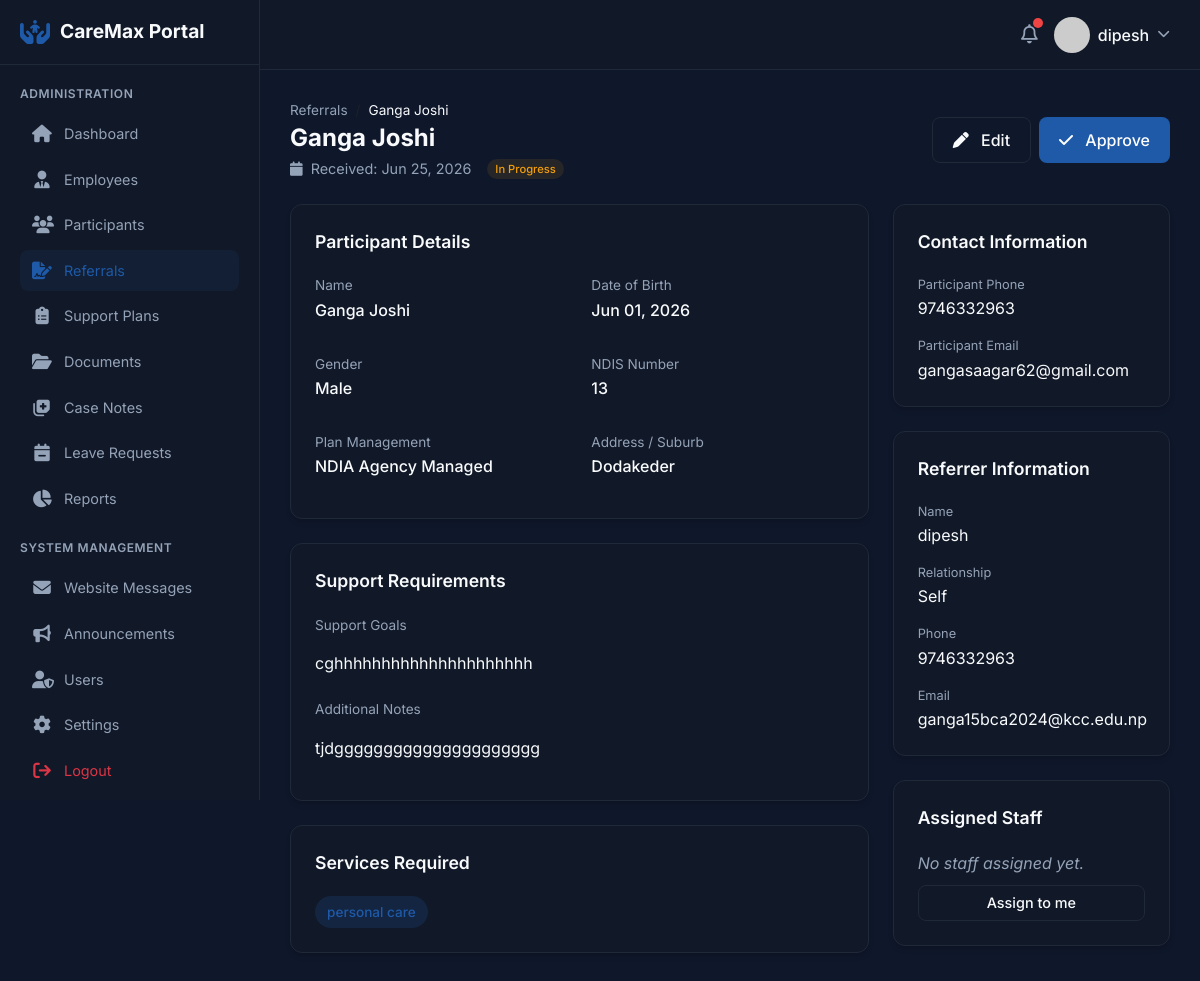
The page /portal/referrals/2/ (signed in) on the database its author committed.
### referrals/models.py (models this page shows, shortened)
class Referral(models.Model):
    GENDER_CHOICES = (
        ('Male', 'Male'),
        ('Female', 'Female'),
        ('Non-binary', 'Non-binary'),
        ('Prefer not to say', 'Prefer not to say'),
    )
    PLAN_MANAGEMENT_CHOICES = (
        ('NDIA Agency Managed', 'NDIA Agency Managed'),
        ('Self Managed', 'Self Managed'),
        ('Plan Managed', 'Plan Managed'),
        ('Not Yet Approved', 'Not Yet Approved'),
        ('Not Sure', 'Not Sure'),
    )
    RELATIONSHIP_CHOICES = (
        ('Self', 'Self'),
        ('Family Member', 'Family Member'),
        ('Support Coordinator', 'Support Coordinator'),
        ('Healthcare Provider', 'Healthcare Provider'),
        ('Other', 'Other'),
    )
    STATUS_CHOICES = (
        ('New', 'New'),
        ('Contacted', 'Contacted'),
        ('Assessment Scheduled', 'Assessment Scheduled'),
        ('In Progress', 'In Progress'),
        ('Approved', 'Approved'),
        ('Closed', 'Closed'),
    )
    first_name = models.CharField(max_length=100)
    last_name = models.CharField(max_length=100)
    date_of_birth = models.DateField(null=True, blank=True)
    gender = models.CharField(max_length=50, choices=GENDER_CHOICES, blank=True)
    phone = models.CharField(max_length=20)
    email = models.EmailField(blank=True)
    address = models.CharField(max_length=255, blank=True, verbose_name="Address / Suburb")
    ndis_number = models.CharField(max_length=50, blank=True, verbose_name="NDIS Number")
    plan_management = models.CharField(max_length=50, choices=PLAN_MANAGEMENT_CHOICES, blank=True, verbose_name="Plan Managed By")
    support_goals = models.TextField(blank=True)
    additional_notes = models.TextField(blank=True)
    referrer_name = models.CharField(max_length=150, blank=True)
    relationship = models.CharField(max_length=50, choices=RELATIONSHIP_CHOICES, blank=True)
    referrer_phone = models.CharField(max_length=20, blank=True)
    referrer_email = models.EmailField(blank=True)
    status = models.CharField(max_length=30, choices=STATUS_CHOICES, default='New')
    assigned_staff = models.ForeignKey(User, on_delete=models.SET_NULL, null=True, blank=True, related_name='assigned_referrals')
    created_at = models.DateTimeField(auto_now_add=True)
    updated_at = models.DateTimeField(auto_now=True)

class ReferralService(models.Model):
    referral = models.ForeignKey(Referral, on_delete=models.CASCADE, related_name='services_required')
    service_name = models.CharField(max_length=150)

### portal/views.py (the view)
# urls.py: path('referrals/<int:pk>/', views.ReferralDetailView.as_view(), name='referral_detail'),
class ReferralDetailView(LoginRequiredMixin, StaffRequiredMixin, DetailView):
    template_name = 'portal/referrals/detail.html'
    context_object_name = 'referral'
    def get_queryset(self):
        user = self.request.user
        is_admin = user.is_superuser or user.has_perm('auth.view_user')
        if is_admin:
            return Referral.objects.all()
        from guardian.shortcuts import get_objects_for_user
        return get_objects_for_user(user, 'referrals.view_referral')

### templates/portal/referrals/detail.html (shortened to what this page needs)
{% extends "portal/base_portal.html" %}
{% block content %}
<div class="d-flex justify-content-between align-items-center mb-4">
    <div>
        <nav aria-label="breadcrumb">
            <ol class="breadcrumb mb-1" style="font-size: 0.85rem;">
                <li class="breadcrumb-item"><a href="{% url 'portal:referral_list' %}" style="color: var(--text-muted); text-decoration: none;">Referrals</a></li>
                <li class="breadcrumb-item active" aria-current="page" style="color: var(--text-main);">{{ referral.first_name }} {{ referral.last_name }}</li>
            </ol>
        </nav>
        <h1 style="font-size: 1.5rem; font-weight: 700; margin-bottom: 5px;">{{ referral.first_name }} {{ referral.last_name }}</h1>
        <div class="d-flex align-items-center gap-3" style="color: var(--text-muted); font-size: 0.9rem;">
            <span><i class="fa-solid fa-calendar me-1"></i> Received: {{ referral.created_at|date:"M d, Y" }}</span>
            {% if referral.status == 'New' %}
                <span class="portal-badge primary" style="font-size: 0.7rem; padding: 2px 8px;">New</span>
            {% elif referral.status == 'Approved' %}
                <span class="portal-badge success" style="font-size: 0.7rem; padding: 2px 8px;">Approved</span>
            {% elif referral.status == 'Closed' %}
                <span class="portal-badge danger" style="font-size: 0.7rem; padding: 2px 8px;">Closed</span>
            {% else %}
                <span class="portal-badge warning" style="font-size: 0.7rem; padding: 2px 8px;">{{ referral.status }}</span>
            {% endif %}
        </div>
    </div>
    <div class="d-flex gap-2">
        <button class="btn-portal-secondary"><i class="fa-solid fa-pen me-2"></i> Edit</button>
        {% if referral.status == 'Approved' %}
        <button class="btn-portal-primary"><i class="fa-solid fa-user-plus me-2"></i> Convert to Participant</button>
        {% else %}
        <button class="btn-portal-primary"><i class="fa-solid fa-check me-2"></i> Approve</button>
        {% endif %}
    </div>
</div>
<div class="row">
    <div class="col-md-8">
        <div class="glass-card mb-4">
            <div class="glass-card-title">Participant Details</div>
            <div class="row mb-3">
                <div class="col-md-6">
                    <p style="color: var(--text-muted); font-size: 0.85rem; margin-bottom: 2px;">Name</p>
                    <p style="font-weight: 500;">{{ referral.first_name }} {{ referral.last_name }}</p>
                </div>
                <div class="col-md-6">
                    <p style="color: var(--text-muted); font-size: 0.85rem; margin-bottom: 2px;">Date of Birth</p>
                    <p style="font-weight: 500;">{{ referral.date_of_birth|date:"M d, Y"|default:"Not provided" }}</p>
                </div>
            </div>
            <div class="row mb-3">
                <div class="col-md-6">
                    <p style="color: var(--text-muted); font-size: 0.85rem; margin-bottom: 2px;">Gender</p>
                    <p style="font-weight: 500;">{{ referral.gender|default:"Not provided" }}</p>
                </div>
                <div class="col-md-6">
                    <p style="color: var(--text-muted); font-size: 0.85rem; margin-bottom: 2px;">NDIS Number</p>
                    <p style="font-weight: 500;">{{ referral.ndis_number|default:"Not provided" }}</p>
                </div>
            </div>
            <div class="row">
                <div class="col-md-6">
                    <p style="color: var(--text-muted); font-size: 0.85rem; margin-bottom: 2px;">Plan Management</p>
                    <p style="font-weight: 500;">{{ referral.plan_management|default:"Not provided" }}</p>
                </div>
                <div class="col-md-6">
                    <p style="color: var(--text-muted); font-size: 0.85rem; margin-bottom: 2px;">Address / Suburb</p>
                    <p style="font-weight: 500;">{{ referral.address|default:"Not provided" }}</p>
                </div>
            </div>
        </div>
        <div class="glass-card mb-4">
            <div class="glass-card-title">Support Requirements</div>
            <div class="mb-4">
                <p style="color: var(--text-muted); font-size: 0.85rem; margin-bottom: 5px;">Support Goals</p>
                <p style="font-size: 0.95rem; line-height: 1.6;">{{ referral.support_goals|default:"None provided"|linebreaks }}</p>
            </div>
            <div>
                <p style="color: var(--text-muted); font-size: 0.85rem; margin-bottom: 5px;">Additional Notes</p>
                <p style="font-size: 0.95rem; line-height: 1.6;">{{ referral.additional_notes|default:"None provided"|linebreaks }}</p>
            </div>
        </div>
        <div class="glass-card">
            <div class="glass-card-title">Services Required</div>
            <div class="d-flex flex-wrap gap-2">
                {% for service in referral.services_required.all %}
                <span class="portal-badge primary" style="font-size: 0.85rem; padding: 6px 12px; background-color: rgba(30, 90, 168, 0.2);">{{ service.service_name }}</span>
                {% empty %}
                <p style="color: var(--text-muted); font-style: italic;">No specific services requested.</p>
                {% endfor %}
            </div>
        </div>
    </div>
    <div class="col-md-4">
        <div class="glass-card mb-4">
            <div class="glass-card-title">Contact Information</div>
            <div class="d-flex flex-column gap-3">
                <div>
                    <div style="color: var(--text-muted); font-size: 0.8rem; margin-bottom: 2px;">Participant Phone</div>
                    <div>{{ referral.phone }}</div>
                </div>
                <div>
                    <div style="color: var(--text-muted); font-size: 0.8rem; margin-bottom: 2px;">Participant Email</div>
                    <div>{{ referral.email|default:"N/A" }}</div>
                </div>
            </div>
        </div>
        <div class="glass-card mb-4">
            <div class="glass-card-title">Referrer Information</div>
            <div class="d-flex flex-column gap-3">
                <div>
                    <div style="color: var(--text-muted); font-size: 0.8rem; margin-bottom: 2px;">Name</div>
                    <div>{{ referral.referrer_name|default:"Self Referral" }}</div>
                </div>
                <div>
                    <div style="color: var(--text-muted); font-size: 0.8rem; margin-bottom: 2px;">Relationship</div>
                    <div>{{ referral.relationship|default:"N/A" }}</div>
                </div>
                <div>
                    <div style="color: var(--text-muted); font-size: 0.8rem; margin-bottom: 2px;">Phone</div>
                    <div>{{ referral.referrer_phone|default:"N/A" }}</div>
                </div>
                <div>
                    <div style="color: var(--text-muted); font-size: 0.8rem; margin-bottom: 2px;">Email</div>
                    <div>{{ referral.referrer_email|default:"N/A" }}</div>
                </div>
            </div>
        </div>
        <div class="glass-card">
            <div class="glass-card-title">Assigned Staff</div>
            {% if referral.assigned_staff %}
            <div class="d-flex align-items-center gap-2">
                <img src="https://ui-avatars.com/api/?name={{ referral.assigned_staff.first_name }}+{{ referral.assigned_staff.last_name }}&background=1E5AA8&color=fff" alt="{{ referral.assigned_staff.get_full_name }}" style="width: 36px; height: 36px; border-radius: 50%;">
                <span style="font-weight: 500;">{{ referral.assigned_staff.get_full_name }}</span>
            </div>
            {% else %}
            <div style="color: var(--text-muted); font-style: italic; margin-bottom: 10px;">No staff assigned yet.</div>
            <button class="btn-portal-secondary w-100" style="padding: 6px 12px; font-size: 0.9rem;">Assign to me</button>
            {% endif %}
        </div>
    </div>
</div>
{% endblock %}

### templates/portal/base_portal.html (shortened to what this page needs)
{% load static auth_extras %}
<!DOCTYPE html>
<html lang="en">
<head>
    <link href="https://cdn.jsdelivr.net/npm/bootstrap@5.3.0/dist/css/bootstrap.min.css" rel="stylesheet">
    <link rel="stylesheet" href="https://cdnjs.cloudflare.com/ajax/libs/font-awesome/6.4.0/css/all.min.css">
    <link rel="stylesheet" href="{% static 'css/portal.css' %}">
</head>
<body>
    <aside class="portal-sidebar">
        <div class="portal-brand">
            <i class="fa-solid fa-hands-holding-child" style="color: var(--primary-blue); font-size: 1.5rem;"></i>
            <h2>CareMax Portal</h2>
        </div>
        {% if perms.auth.view_user %}
        <div class="portal-nav-section">
            <div class="portal-nav-title">Administration</div>
            <a href="{% url 'portal:dashboard' %}" class="portal-nav-link {% if request.resolver_match.url_name == 'dashboard' %}active{% endif %}">
                <i class="fa-solid fa-house"></i> Dashboard
            </a>
            <a href="{% url 'portal:employees' %}" class="portal-nav-link {% if request.resolver_match.url_name == 'employees' %}active{% endif %}">
                <i class="fa-solid fa-user-tie"></i> Employees
            </a>
            <a href="{% url 'portal:participant_list' %}" class="portal-nav-link {% if 'participant' in request.resolver_match.url_name %}active{% endif %}">
                <i class="fa-solid fa-users"></i> Participants
            </a>
            <a href="{% url 'portal:referral_list' %}" class="portal-nav-link {% if 'referral' in request.resolver_match.url_name %}active{% endif %}">
                <i class="fa-solid fa-file-signature"></i> Referrals
            </a>
            <a href="{% url 'portal:support_plans' %}" class="portal-nav-link {% if request.resolver_match.url_name == 'support_plans' %}active{% endif %}">
                <i class="fa-solid fa-clipboard-list"></i> Support Plans
            </a>
            <a href="{% url 'portal:documents' %}" class="portal-nav-link {% if request.resolver_match.url_name == 'documents' %}active{% endif %}">
                <i class="fa-solid fa-folder-open"></i> Documents
            </a>
            <a href="{% url 'portal:case_notes' %}" class="portal-nav-link {% if request.resolver_match.url_name == 'case_notes' %}active{% endif %}">
                <i class="fa-solid fa-notes-medical"></i> Case Notes
            </a>
            <a href="{% url 'portal:leave_requests' %}" class="portal-nav-link {% if request.resolver_match.url_name == 'leave_requests' %}active{% endif %}">
                <i class="fa-solid fa-calendar-minus"></i> Leave Requests
            </a>
            <a href="{% url 'portal:reports' %}" class="portal-nav-link {% if request.resolver_match.url_name == 'reports' %}active{% endif %}">
                <i class="fa-solid fa-chart-pie"></i> Reports
            </a>
        </div>
        <div class="portal-nav-section">
            <div class="portal-nav-title">System Management</div>
            <a href="{% url 'portal:website_messages' %}" class="portal-nav-link {% if request.resolver_match.url_name == 'website_messages' %}active{% endif %}">
                <i class="fa-solid fa-envelope"></i> Website Messages
            </a>
            <a href="{% url 'portal:announcements' %}" class="portal-nav-link {% if request.resolver_match.url_name == 'announcements' %}active{% endif %}">
                <i class="fa-solid fa-bullhorn"></i> Announcements
            </a>
            <a href="{% url 'portal:users' %}" class="portal-nav-link {% if request.resolver_match.url_name == 'users' %}active{% endif %}">
                <i class="fa-solid fa-user-shield"></i> Users
            </a>
            <a href="{% url 'portal:settings' %}" class="portal-nav-link {% if request.resolver_match.url_name == 'settings' %}active{% endif %}">
                <i class="fa-solid fa-gear"></i> Settings
            </a>
            <a href="{% url 'portal:logout' %}" class="portal-nav-link text-danger">
                <i class="fa-solid fa-arrow-right-from-bracket"></i> Logout
            </a>
        </div>
        {% endif %}
    </aside>
    <main class="portal-main">
        <header class="portal-header">
            <div class="d-flex align-items-center gap-3">
                <div style="position: relative;">
                    <i class="fa-regular fa-bell" style="font-size: 1.2rem; cursor: pointer; color: var(--text-muted);"></i>
                    <span style="position: absolute; top: -5px; right: -5px; width: 10px; height: 10px; background-color: var(--danger); border-radius: 50%;"></span>
                </div>
                <div class="dropdown">
                    <a href="#" class="d-flex align-items-center gap-2 text-decoration-none" data-bs-toggle="dropdown" aria-expanded="false">
                        <img src="https://ui-avatars.com/api/?name={{ request.user.first_name }}+{{ request.user.last_name }}&background=1E5AA8&color=fff" alt="User Profile" style="width: 36px; height: 36px; border-radius: 50%;">
                        <span style="color: var(--text-main); font-weight: 500;">{{ request.user.get_full_name|default:request.user.username }}</span>
                        <i class="fa-solid fa-chevron-down" style="color: var(--text-muted); font-size: 0.8rem;"></i>
                    </a>
                </div>
            </div>
        </header>
        <div class="portal-content">
            {% block content %}
            {% endblock %}
        </div>
    </main>
</body>
</html>

### rows shown on the page
Referral: first_name "Ganga", last_name "Joshi", created_at "Jun 25, 2026", status "In Progress", date_of_birth "Jun 01, 2026", gender "Male", ndis_number "13", plan_management "NDIA Agency Managed", address "Dodakeder", support_goals "cghhhhhhhhhhhhhhhhhhhhh", additional_notes "tjdggggggggggggggggggggg", phone "9746332963", email "gangasaagar62@gmail.com", referrer_name "dipesh", relationship "Self", referrer_phone "9746332963", referrer_email "ganga15bca2024@kcc.edu.np"
ReferralService: service_name "personal care"

### other values the page prints
{{ request.user.get_full_name|default:request.user.username }} "dipesh"
